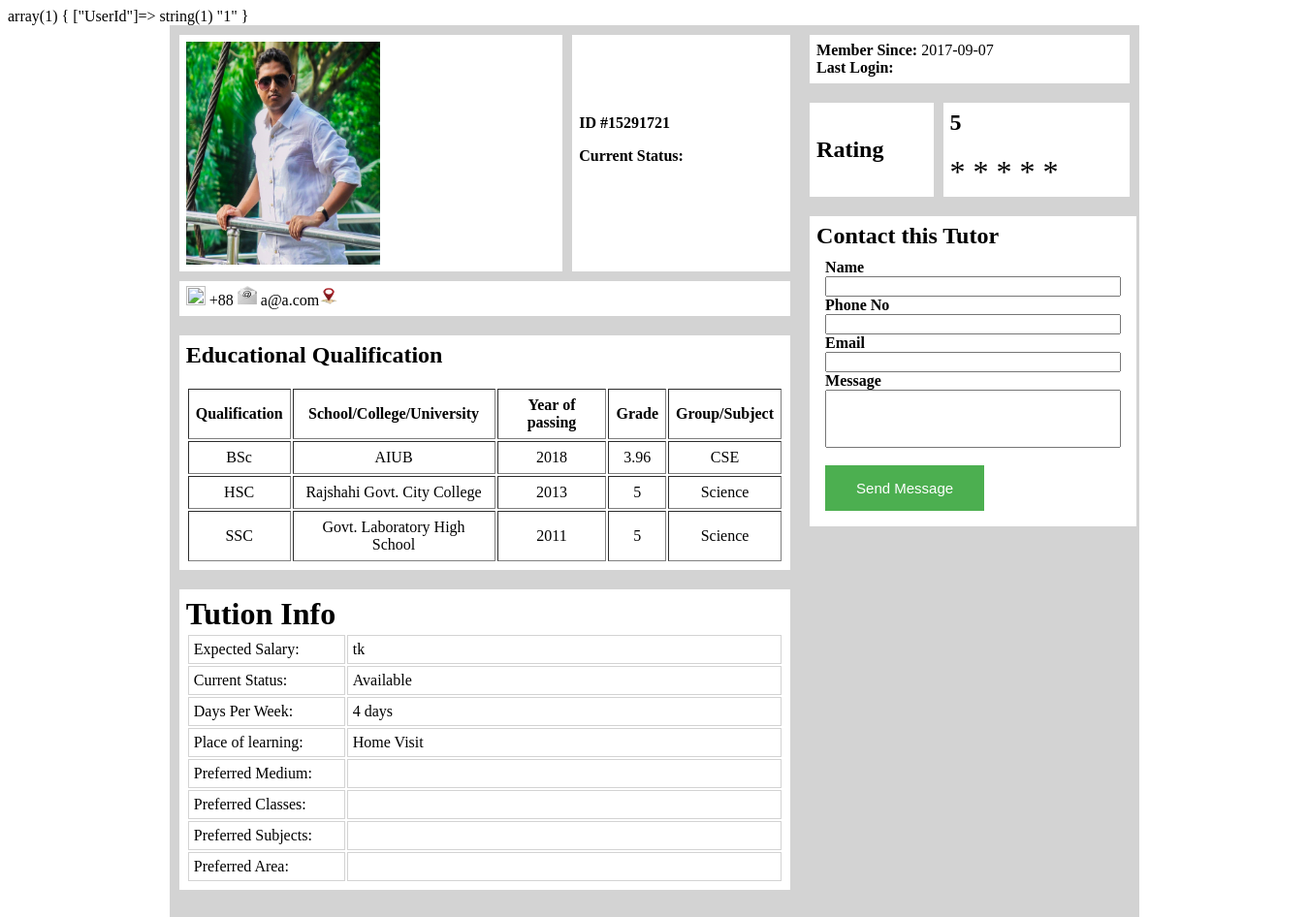
The app's page /App/TutorProfile.php (signed in), older data.
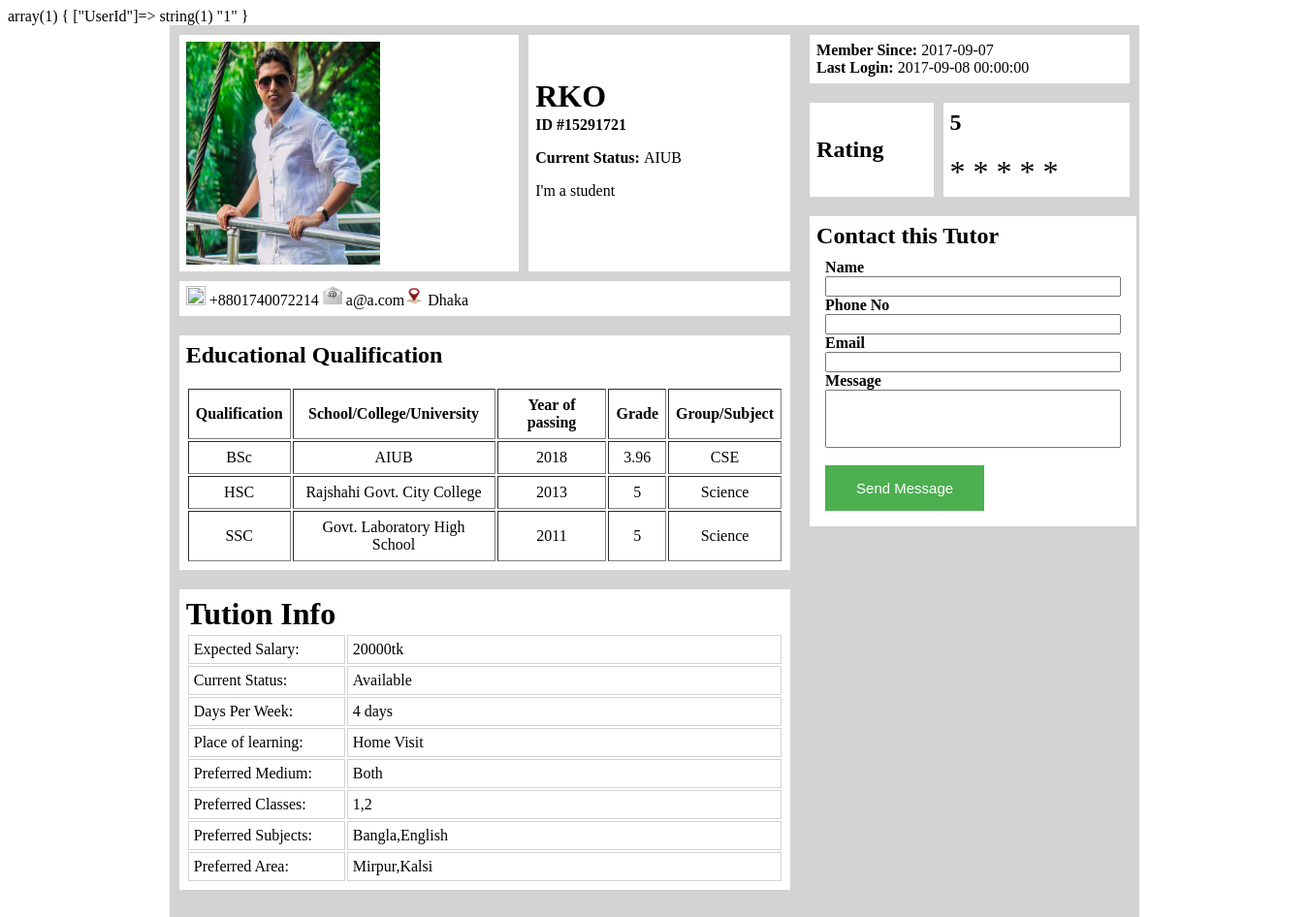
The same page, newer data.
### tables this page shows
CREATE TABLE `user` (
  `Id` int(11) NOT NULL,
  `Name` varchar(30) DEFAULT NULL,
  `Email` varchar(30) NOT NULL,
  `Password` varchar(30) NOT NULL,
  `UserImage` varchar(10000) DEFAULT NULL,
  `MemberSince` date NOT NULL
);

CREATE TABLE `userinfo` (
  `SerialNo` int(11) NOT NULL,
  `TutorId` int(11) NOT NULL,
  `MobileNo` varchar(20) DEFAULT NULL,
  `Address` varchar(100) DEFAULT NULL,
  `CurrentStatus` varchar(250) DEFAULT NULL,
  `Bio` varchar(500) DEFAULT NULL,
  `LastLogin` datetime DEFAULT NULL,
  `Level` int(11) DEFAULT NULL,
  `Experience` int(11) DEFAULT NULL
);

CREATE TABLE `searchinfo` (
  `SerialNo` int(11) NOT NULL,
  `UserId` int(11) NOT NULL,
  `Gender` varchar(20) DEFAULT NULL,
  `Availability` tinyint(1) DEFAULT NULL,
  `PrefferedLocation` varchar(300) DEFAULT NULL,
  `PrefferedSubjects` varchar(300) DEFAULT NULL,
  `PrefferedClasses` varchar(300) DEFAULT NULL,
  `PrefferedMedium` varchar(50) DEFAULT NULL,
  `ExpextedSalary` double DEFAULT NULL
);

### service/data_access.php (called while the page is built, shortened)
<?php
    $host="127.0.0.1";
    $user="tazim";
    $pass="1";
    $dbname="tutorshub";
    $port=3306;
    function executeSQL($sql){
        global $host, $user, $pass, $dbname, $port;
        $link=mysqli_connect($host, $user, $pass, $dbname, $port);
        $result = mysqli_query($link, $sql);
        return $result;
    }
?>

### service/TutorService.php (called while the page is built, shortened)
<?php
function getTutorbyId($tutorId){
    $sql = "SELECT * FROM user where Id=$tutorId";
    $result = executeSQL($sql);
    $row=mysqli_fetch_assoc($result);
    return $row;
}
?>

### service/TutorInfoService.php (called while the page is built, shortened)
<?php
function GetTutorInfo($tutorID){
    $sql = "SELECT * FROM userinfo WHERE TutorId= $tutorID";
    $result = executeSQL($sql);
    $row=mysqli_fetch_assoc($result);
    return $row;
}

### service/SearchInfoService.php (called while the page is built, shortened)
<?php
function getSearchInfo($tutorID){
    $sql = "SELECT * FROM searchinfo WHERE UserID= $tutorID";
    $result = executeSQL($sql);
    $row=mysqli_fetch_assoc($result);
    return $row;
}

### App/TutorProfile.php (the view, shortened to what this page needs)
<?php
var_dump($_SESSION);
?>
<?php require_once("../service/data_access.php") ?>
<?php require_once("../service/TutorService.php") ?>
<?php require_once("../service/TutorInfoService.php") ?>
<?php require_once("../service/SearchInfoService.php") ?>
<?php
$id=15291721;
$tutor=getTutorbyId($_SESSION["UserId"]);
$name=$tutor['Name'];
$mail=$tutor['Email'];
$imageUrl="Resources/a.jpg";
$activation=$tutor['MemberSince'];;
$tutorSearchInfo=getSearchInfo($_SESSION['UserId']);
$salary=$tutorSearchInfo['ExpextedSalary'];
$area=$tutorSearchInfo['PrefferedLocation'];
$medium=$tutorSearchInfo['PrefferedMedium'];
$class=$tutorSearchInfo['PrefferedClasses'];
$subject=$tutorSearchInfo['PrefferedSubjects'];
$tutorInfo=GetTutorInfo($_SESSION['UserId']);
$status=$tutorInfo['CurrentStatus'];
$bio=$tutorInfo['Bio'];
$phone=$tutorInfo['MobileNo'];
$address=$tutorInfo['Address'];
$log=$tutorInfo['LastLogin'];
$place="Home Visit";
$currStatus="Available";
$day=4;
$rating=5;
$qualification1="BSc";
$qualification2="HSC";
$qualification3="SSC";
$school1="AIUB";
$school2="Rajshahi Govt. City College";
$school3="Govt. Laboratory High School";
$year1=2018;
$year2=2013;
$year3=2011;
$grade1=3.96;
$grade2=5.0;
$grade3=5.0;
$dept1="CSE";
$dept2="Science";
$dept3="Science";
?>
<html>
<body>
<div class="container">
    <div class="wrap">
        <div class="left">
            <table style="width=100%" cellspacing="10">
                <tr>
                    <td>
                        <img src=<?php echo $imageUrl; ?> style="width:200px;height:230px;">
                    </td>
                    <td>
                        <h1 style="margin-top:-30px">  <?php echo $name; ?> </h1>
                        <p style="margin-top: 2px"> <b> ID #<?php echo $id; ?> </b>
                        </p>
                        <p> <b>Current Status: </b> <?php echo $status; ?>  </p>
                        <p> <?php echo $bio; ?> </p>
                    </td>
                </tr>
                <td  colspan="2">
                    <p style="margin-top:-20px"> <br> <img src="Resources/call.png" style="width:20px;height:20px;"> +88<?php echo $phone; ?> <img src="Resources/email.jpg" style="width:20px;height:20px;"> <?php echo $mail; ?><img src="Resources/add.png" style="width:20px;height:20px;"> <?php echo $address; ?> </P>
                </td>
            </table>
            <table cellspacing="10">
                <td colspan="2">
                    <table border=10>
                        <h2>
                            Educational Qualification
                        </h2>
                        <br>
                        <tr>
                            <th style="text-align:center">Qualification</th>
                            <th style="text-align:center">School/College/University</th>
                            <th style="text-align:center">Year of passing</th>
                            <th style="text-align:center">Grade</th>
                            <th style="text-align:center">Group/Subject</th>
                        </tr>
                        <tr>
                            <td style="text-align:center"><?php echo $qualification1; ?></td>
                            <td style="text-align:center"><?php echo $school1; ?></td>
                            <td style="text-align:center"><?php echo $year1; ?></td>
                            <td style="text-align:center"><?php echo $grade1; ?></td>
                            <td style="text-align:center"><?php echo $dept1; ?></td>
                        </tr>
                        <tr>
                            <td style="text-align:center"><?php echo $qualification2; ?></td>
                            <td style="text-align:center"><?php echo $school2; ?></td>
                            <td style="text-align:center"><?php echo $year2; ?></td>
                            <td style="text-align:center"><?php echo $grade2; ?></td>
                            <td style="text-align:center"><?php echo $dept2; ?></td>
                        </tr>
                        <tr>
                            <td style="text-align:center"><?php echo $qualification3; ?></td>
                            <td style="text-align:center"><?php echo $school3; ?></td>
                            <td style="text-align:center"><?php echo $year3; ?></td>
                            <td style="text-align:center"><?php echo $grade3; ?></td>
                            <td style="text-align:center"><?php echo $dept3; ?></td>
                        </tr>
                        </td colspan="2">
                    </table>
            <table cellspacing="10">
                <td>
                    <h1>
                        Tution Info
                    </h1>
                    <table id="one">
                        <tr >
                            <td style="width:150px">
                                Expected Salary:
                            </td>
                            <td>
                                <?php echo $salary; ?>tk
                            </td>
                        </tr>
                        <tr>
                            <td >
                                Current Status:
                            </td>
                            <td>
                                <?php echo $currStatus; ?>
                            </td>
                        </tr>
                        <tr>
                            <td>
                                Days Per Week:
                            </td>
                            <td>
                                <?php echo $day; ?> days
                            </td>
                        </tr>
                        <tr>
                            <td>
                                Place of learning:
                            </td>
                            <td>
                                <?php echo $place; ?>
                            </td>
                        </tr>
                        <tr>
                            <td>
                                Preferred Medium:
                            </td>
                            <td>
                                <?php echo $medium; ?>
                            </td>
                        </tr>
                        <tr>
                            <td >
                                Preferred Classes:
                            </td>
                            <td>
                                <?php echo $class; ?>
                            </td>
                        </tr>
                        <tr>
                            <td >
                                Preferred Subjects:
                            </td>
                            <td>
                                <?php echo $subject; ?>
                            </td>
                        </tr>
                        <tr>
                            <td >
                                Preferred Area:
                            </td>
                            <td>
                                <?php echo $area; ?>
                            </td>
                        </tr>
                    </table>
                </td>
            </table>
        </div>
        <div class="right">
            <table style="margin-top:0px" cellspacing="10">
                <td colspan="2">
                    <b> Member Since: </b> <?php echo $activation; ?> <br>
                    <b> Last Login: </b> <?php echo $log; ?> <br>
                </td>
            </table>
            <table cellspacing="10">
                <td colspan="2">
                    <h2> Rating </h2>
                </td>
                <td colspan="2">
                    <h2> <?php echo $rating; ?> </h2>	<br>
                    <font size="6"> <?php for($i=0;$i<$rating;$i++)echo "* "; ?></font>
                </td>
            </table>
            <table cellspacing="10">
                <tr>
                    <td colspan="2">
                        <h2>
                            Contact this Tutor
                        </h2>
                        <table>
                            <tr>
                                <td colspan="2">
                                    <b> Name <b> <br> <input type="text" name="name" size="35"> <br/>
                                            <b> Phone No <b> <br> <input type="text" name="phone" size="35"> <br/>
                                                    <b> Email <b> <br> <input type="text" name="email" size="35"> <br/>
                                                            <b> Message <b> <br> <input type="text" name="message" size="35" style="height: 60px;"> <br/>								<br>
                                                                    <button type="button" class="button" >Send Message</button>
                                </td>
                            </tr>
                        </table>
                </tr>
            </table>
        </div>
    </div>
</div>
</body>
</html>

### App/TutorProfile.php (style rules this page uses)
.container { width:100%; margin-left:12.5%; margin-right:12.5%; }
.wrap { width: 75%;  position: absolute; //float: center; background:lightgray; height:1000px; }
.left { float:left; width: 65%; }
.right { float: right; width: 35%; }
table { border: 1px gray; width: 100%; }
th, td { padding: 7px; text-align: left; }
tr { background-color: white }
h1, h2, h3, h4, h5, h6 { margin-top:0; margin-bottom:1px; padding: 0; }
#one td { border: .5px solid lightgray; padding: 5px; }
.button { background-color: #4CAF50; border: none; color: white; padding: 15px 32px; text-align: center; text-decoration: none; display: inline-block; font-size: 15px; position: center; }

Row changes from the older to the newer data that the page shows:
changed user "a@a.com": Name (not shown) → "RKO"
added userinfo: CurrentStatus "AIUB", Bio "I'm a student", MobileNo "01740072214", Address "Dhaka", LastLogin "2017-09-08 00:00:00"
now on this page (row edited): searchinfo: ExpextedSalary "20000", PrefferedMedium "Both", PrefferedClasses "1,2", PrefferedSubjects "Bangla,English", PrefferedLocation "Mirpur,Kalsi"
